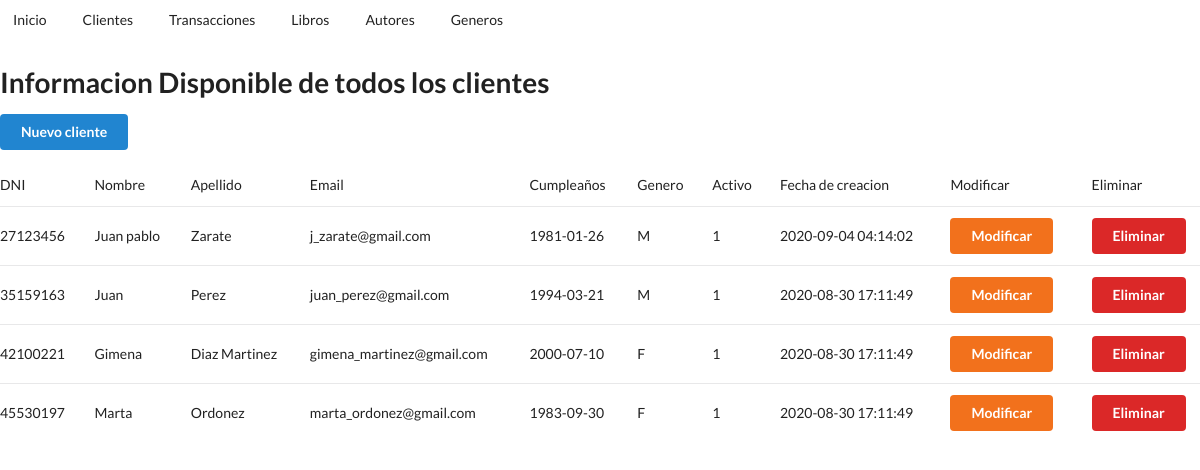
The page /clientes.php on the database its author committed.
### tables this page shows
CREATE TABLE `clients` (
  `client_id` int(10) UNSIGNED NOT NULL,
  `cname` varchar(50) NOT NULL,
  `csurname` varchar(50) NOT NULL,
  `email` varchar(100) NOT NULL,
  `birthdate` date DEFAULT NULL,
  `gender` enum('M','F','ND') NOT NULL,
  `active` tinyint(1) NOT NULL DEFAULT 1,
  `created_at` timestamp NOT NULL DEFAULT current_timestamp(),
  `updated_at` timestamp NOT NULL DEFAULT current_timestamp() ON UPDATE current_timestamp()
);

### conexion.php (called while the page is built, shortened)
<?php
class Conexion{
    private $host="localhost";
    private $user="root";
    private $password="";
    private $base="libreria";
    public $sentencia;
    private $conexion;
    private function abrir_conexion(){
        $this->conexion=new mysqli($this->host,$this->user,$this->password,$this->base);
    }
    public function obtener_sentencia(){
        $resultado=$this->conexion->query($this->sentencia);
        return $resultado;
    }
}
?>

### clientes_conexion.php (called while the page is built, shortened)
<?php
include("conexion.php");
class Cliente extends Conexion{
    public function consultar_cliente(){
        $this->sentencia="SELECT * FROM clients;";
        $resultado=$this->obtener_sentencia();
        return $resultado;
    }
}
?>

### clientes.php (the view, shortened to what this page needs)
<!DOCTYPE html>
<html lang="en">
<head>
    <link rel="stylesheet" type="text/css" href="Semantic-UI-CSS-master/semantic.min.css">
</head>
<body>
    <div class="ui teal secondary  menu">
  <a href="index.php"  class="item">
    Inicio
  </a>
  <a href="clientes.php" class="item">
    Clientes
  </a>
  <a href="transacciones.php" class="item">
    Transacciones
  </a>
  <a href="libros.php" class="item">
    Libros
  </a>
  <a href="autores.php" class="item">
    Autores
  </a>
  <a href="generos.php" class="item">
    Generos
  </a>
</div>
    <h1>Informacion Disponible de todos los clientes</h1>
    <a href="alta_clientes.php" class="ui primary button" >Nuevo cliente</a><br>
    <?php
        require_once("clientes_conexion.php");
        $obj= new Cliente();
        $resultado=$obj->consultar_cliente();
        echo "<table id='tablaContacto' class='ui very basic table'>";
        echo "<tr>";
        echo "<td class='encabezado'>DNI</td>";
        echo "<td class='encabezado'>Nombre</td>";
        echo "<td class='encabezado'>Apellido</td>";
        echo "<td class='encabezado'>Email</td>";
        echo "<td class='encabezado'>Cumpleaños</td>";
        echo "<td class='encabezado'>Genero</td>";
        echo "<td class='encabezado'>Activo</td>";
        echo "<td class='encabezado'>Fecha de creacion</td>";
        echo "<td class='encabezado'>Modificar</td>";
        echo "<td class='encabezado'>Eliminar</td>";
        echo "</tr>";
    while ($registro=$resultado->fetch_assoc()) {
        echo"<tr>";
        echo"<td>".$registro["client_id"]."</td>";
        echo"<td>".$registro["cname"]."</td>";
        echo"<td>".$registro["csurname"]."</td>";
        echo"<td>".$registro["email"]."</td>";
        echo"<td>".$registro["birthdate"]."</td>";
        echo"<td>".$registro["gender"]."</td>";
        echo"<td>".$registro["active"]."</td>";
        echo"<td>".$registro["created_at"]."</td>";
        ?>
       <td>
       <form action="clientes_modificar.php" method="post">
           <input type="submit" class="ui orange right button" name="cargar" value="Modificar" >
        </form>
       </td>
        <td>
        <form action="" method="post">
            <input type="submit" class="ui red right button" value="Eliminar" name="eliminar">
        </form>
        </td>
<?php
        echo"</tr>";
    }
    echo"</table>";
?>
</body>
</html>

### rows shown on the page
clients: client_id "27123456", cname "Juan pablo", csurname "Zarate", email "j_zarate@gmail.com", birthdate "1981-01-26", gender "M", active "1", created_at "2020-09-04 04:14:02"
clients: client_id "35159163", cname "Juan", csurname "Perez", email "juan_perez@gmail.com", birthdate "1994-03-21", gender "M", active "1", created_at "2020-08-30 17:11:49"
clients: client_id "42100221", cname "Gimena", csurname "Diaz Martinez", email "gimena_martinez@gmail.com", birthdate "2000-07-10", gender "F", active "1", created_at "2020-08-30 17:11:49"
clients: client_id "45530197", cname "Marta", csurname "Ordonez", email "marta_ordonez@gmail.com", birthdate "1983-09-30", gender "F", active "1", created_at "2020-08-30 17:11:49"
